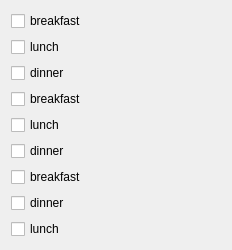
           <widget class="QWidget" name="scrollAreaWidgetContents_4">
            <property name="geometry">
             <rect>
              <x>0</x>
              <y>0</y>
              <width>232</width>
              <height>222</height>
             </rect>
            </property>
            <layout class="QGridLayout" name="gridLayout_4">
             <item row="8" column="0">
              <widget class="QCheckBox" name="checkBox_21">
               <property name="text">
                <string>lunch</string>
               </property>
              </widget>
             </item>
             <item row="4" column="0">
              <widget class="QCheckBox" name="checkBox_22">
               <property name="text">
                <string>lunch</string>
               </property>
              </widget>
             </item>
             <item row="0" column="0">
              <widget class="QCheckBox" name="checkBox_23">
               <property name="styleSheet">
                <string notr="true"/>
               </property>
               <property name="text">
                <string>breakfast</string>
               </property>
              </widget>
             </item>
             <item row="5" column="0">
              <widget class="QCheckBox" name="checkBox_24">
               <property name="text">
                <string>dinner</string>
               </property>
              </widget>
             </item>
             <item row="3" column="0">
              <widget class="QCheckBox" name="checkBox_25">
               <property name="styleSheet">
                <string notr="true"/>
               </property>
               <property name="text">
                <string>breakfast</string>
               </property>
              </widget>
             </item>
             <item row="2" column="0">
              <widget class="QCheckBox" name="checkBox_26">
               <property name="text">
                <string>dinner</string>
               </property>
              </widget>
             </item>
             <item row="1" column="0">
              <widget class="QCheckBox" name="checkBox_27">
               <property name="text">
                <string>lunch</string>
               </property>
              </widget>
             </item>
             <item row="6" column="0">
              <widget class="QCheckBox" name="checkBox_28">
               <property name="styleSheet">
                <string notr="true"/>
               </property>
               <property name="text">
                <string>breakfast</string>
               </property>
              </widget>
             </item>
             <item row="7" column="0">
              <widget class="QCheckBox" name="checkBox_29">
               <property name="text">
                <string>dinner</string>
               </property>
              </widget>
             </item>
            </layout>
           </widget>
